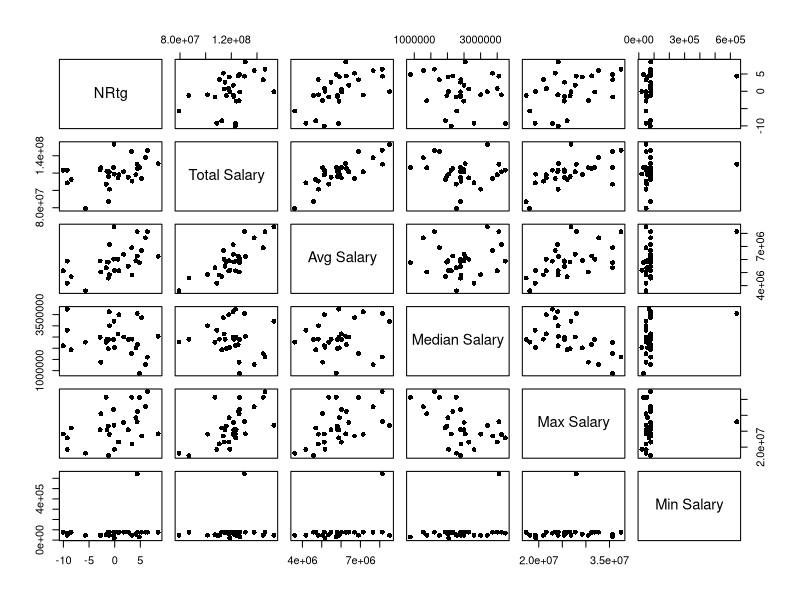
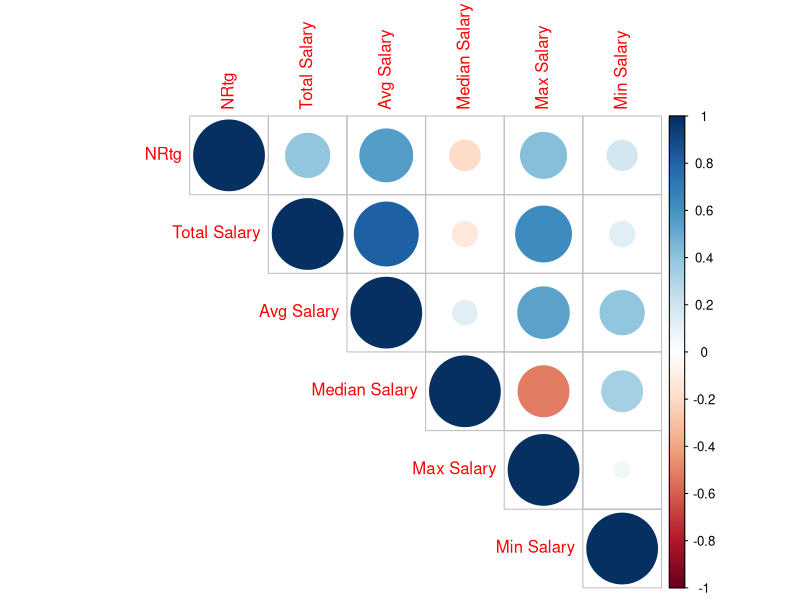

The R source for these figures, in order:
library(tidyverse) #for graphs
library(ggfortify) #for some fancy graph stuff
library(car) #for analysis
library(readxl) #to read specific sheets
library(corrplot) #for correlation stuff
setwd("~/Desktop/Stats/IS 590R/nbasalary") #or wherever you have the file

#Download all the data from the excel sheet
#teams <- read_excel("PracticeData.xlsx", sheet = "18-19 Team")
#salaries <- read_excel("PracticeData.xlsx", sheet = "18-19 Salary")
comb <- read_excel("PracticeData.xlsx", sheet = "Combined")
comb <- comb[c(1:6, 36:40)] #taking out data I'm not using. First 5 columns are maybe numbers we'll try to predict, 
#next 5 columns are the salary stuff that could be predictive.
practice <- comb[c(3,7:11)]

summary(practice)

plot(practice, pch = 16)
#based on this plot, it looks like one of total or avg salary will be good to keep, 
#along with potentially one of median or max salary. Min salary looks pretty useless

round(cor(practice), 2)
corrplot(cor(practice), type = "upper")
#after checking this out, I'd pick avg salary, still not sure between median and max. maybe both?

##See NBA_Salary Assumptions.R to see assumptions checking

#first model, haven't checked assumptions on it yet.
practice.lm <- lm(NRtg ~ ., data = practice)
summary(practice.lm)
practice$residuals <- practice.lm$residuals
practice$fitted.values <- practice.lm$fitted.values
#model tells us that avg salary is significant and nothing else. I was surprised by the nothing else.
#we've definitely got some multicollinearity going on, cause total salary shouldn't be negative 
#based on the graph and neither should max.
#Also, our F-test shows that our model is significant since p-value is .01369. 
#R-squared values show not a ton of explanatory power though.
